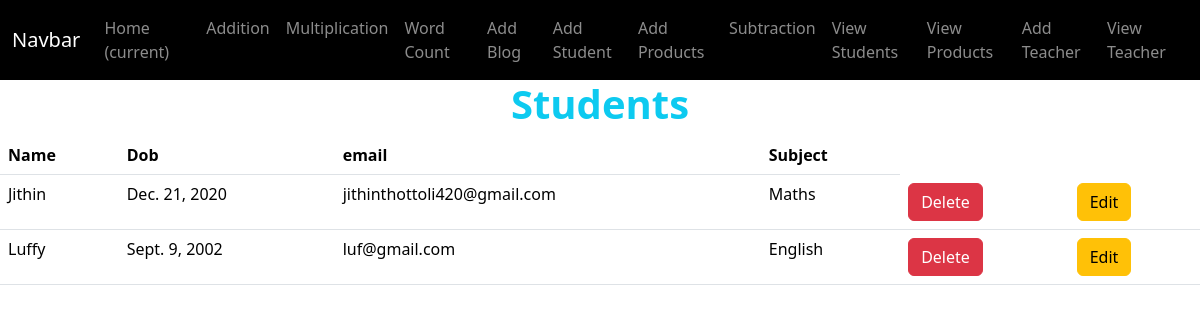
The app's page /user/viewteach with its own data.
### user/models.py (models this page shows)
class TeacherModel(models.Model):
    name = models.CharField(max_length = 100)
    dob = models.DateField()
    email = models.EmailField()
    subject = models.CharField(max_length = 100)

### user/views.py (the view)
# urls.py: path('viewteach',teachListView,name="viewteach"),
def teachListView(request):
    model = TeacherModel.objects.all()
    print(model)
    return render(request,'teacher_list.html',{"data":model})

### user/templates/teacher_list.html (shortened to what this page needs)
{% extends "navbar.html" %}
{% block dash %}
    <h1 class="text-center fw-bold text-info">Students</h1>
    <table class="table">
        <thead>
          <tr>
            <th scope="col">Name</th>
            <th scope="col">Dob</th>
            <th scope="col">email</th>
            <th scope="col">Subject</th>
          </tr>
        </thead>
        <tbody>
            {% for teach in data %}
          <tr>
            <td>{{teach.name}}</td>
            <td>{{teach.dob}}</td>
            <td>{{teach.email}}</td>
            <td>{{teach.subject}}</td>
             <td>
                <a href="{% url 't_delete' teach.id %}" class="btn btn-danger" onclick="return confirm('Are you sure');">Delete</a>
              </td>
              <td>
                <a href="{% url 't_edit' teach.id %}" class="btn btn-warning">Edit</a>
              </td>
          </tr>
          {% endfor %}
        </tbody>
      </table>
{% endblock dash %}

### records on screen
TeacherModel: name "Jithin", dob "Dec. 21, 2020", email "jithinthottoli420@gmail.com", subject "Maths"
TeacherModel: name "Luffy", dob "Sept. 9, 2002", email "luf@gmail.com", subject "English"
